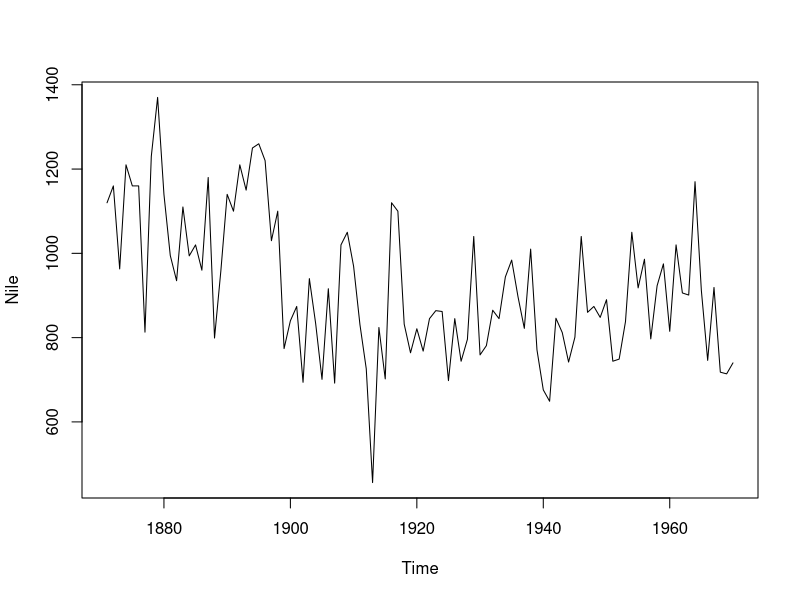
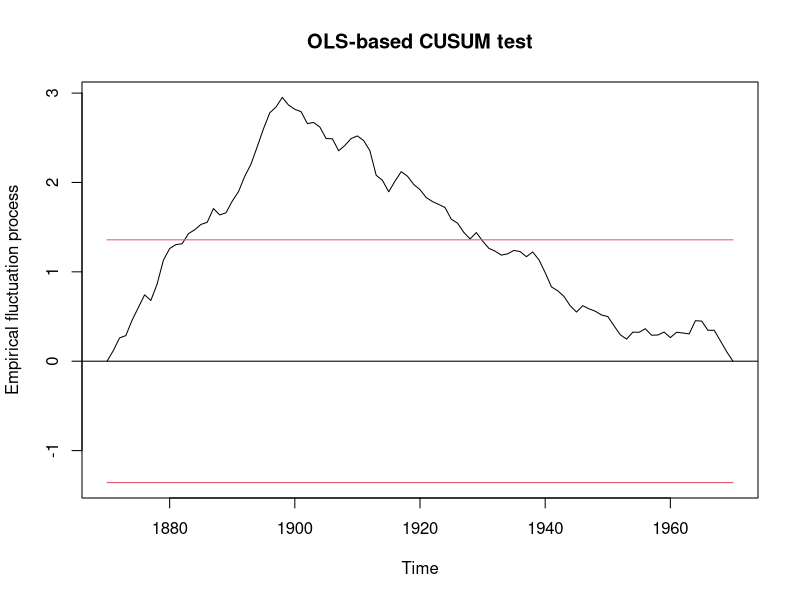
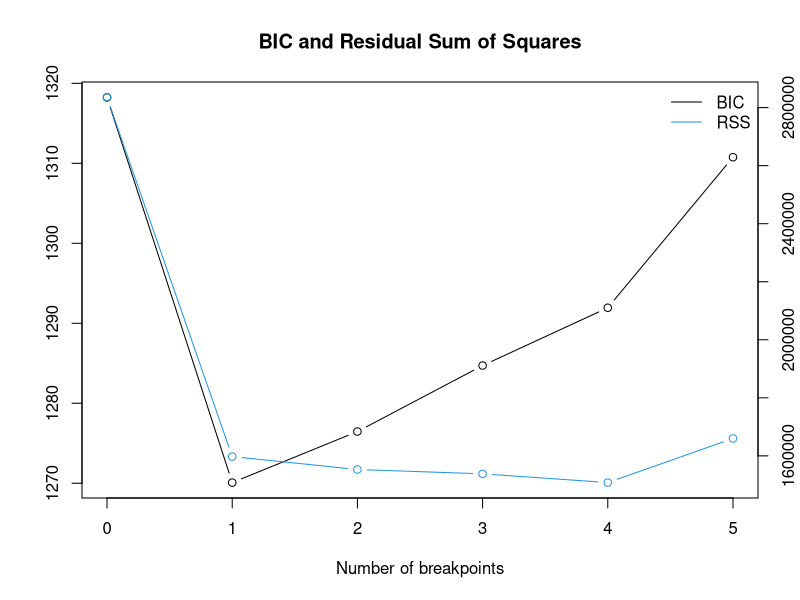
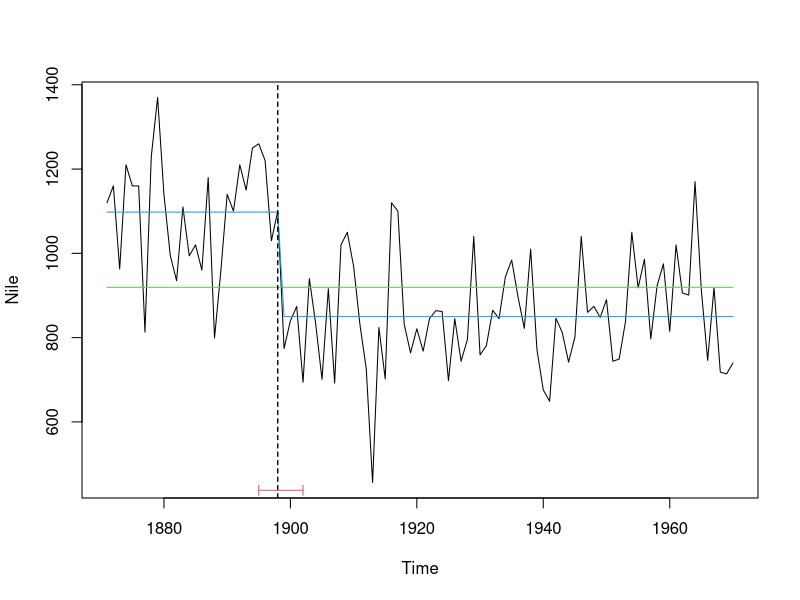
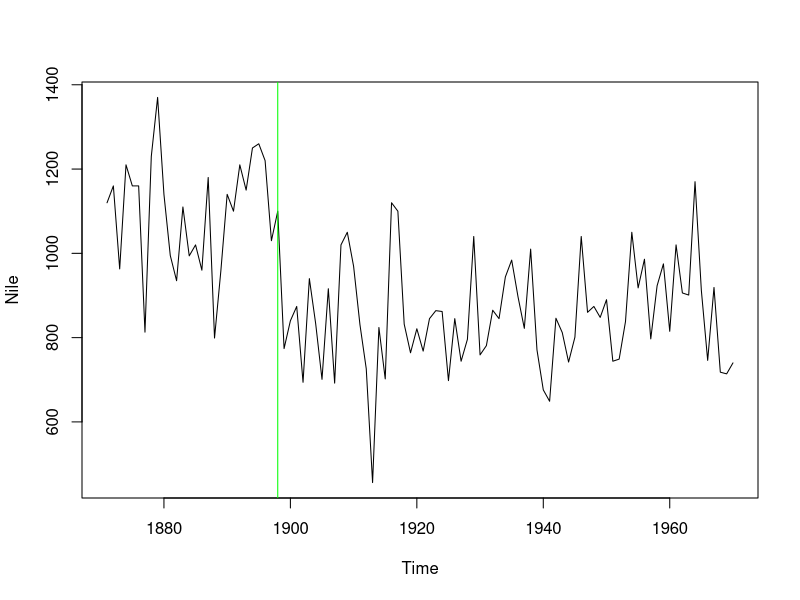
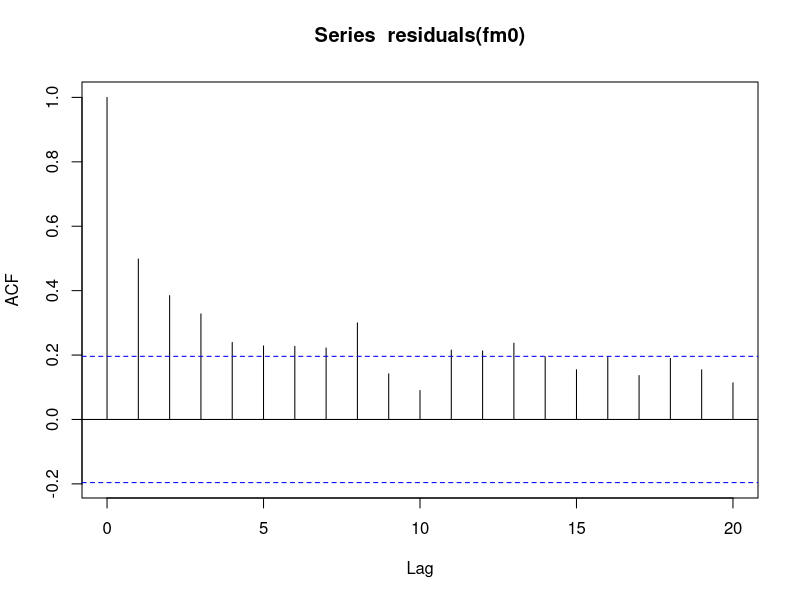
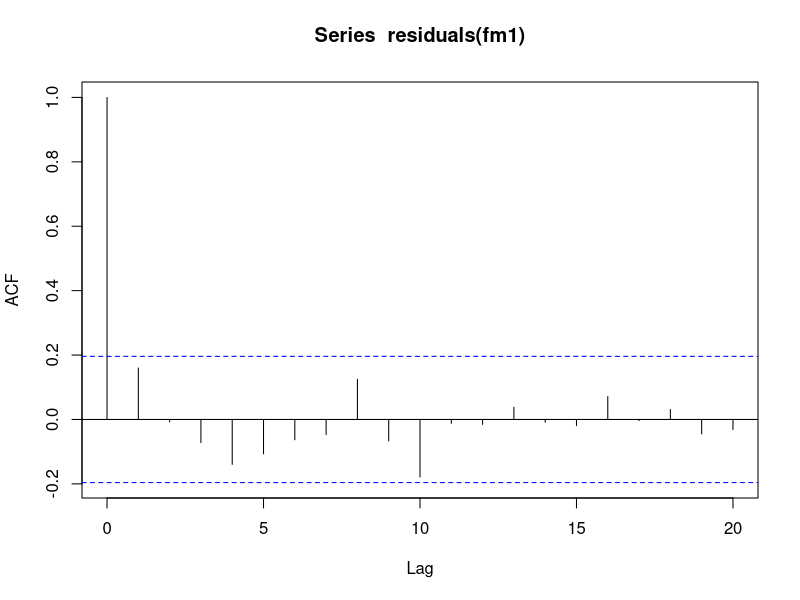
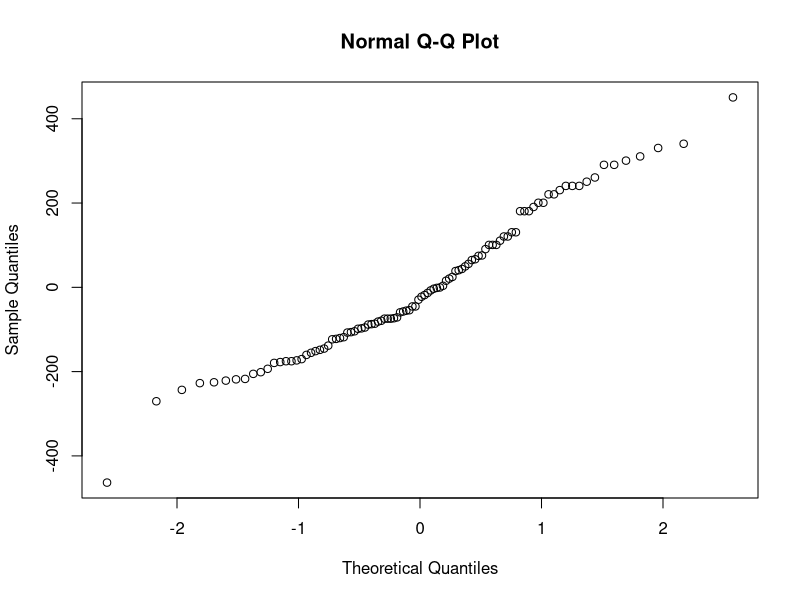

Here is the R script that generated these plots, in order:
## ---- chunk 1
library(strucchange)
data("Nile")
plot(Nile)

## OLS-CUMSUM test for structural breaks in the time series
## are there periods with different discharge?
ocus <- efp(Nile ~ 1, type = "OLS-CUSUM")
plot(ocus)
sctest(ocus)

## identify time of structural break (with respect to mean value)
bp.nile <- breakpoints(Nile ~ 1)
summary(bp.nile)

## the BIC also chooses one breakpoint
plot(bp.nile)

## fit null hypothesis model and model with 1 breakpoint
fm0 <- lm(Nile ~ 1)
fm1 <- lm(Nile ~ breakfactor(bp.nile,  breaks = 1))
plot(Nile)
lines(ts(fitted(fm0),  start = 1871),  col = 3)
lines(ts(fitted(fm1),  start = 1871),  col = 4)
lines(bp.nile)

## confidence interval
ci.nile <- confint(bp.nile)
ci.nile
lines(ci.nile)

## mark breakoint using a simpler (and less fancy) method
plot(Nile)
dat <- data.frame(time = time(Nile), Q = as.vector(Nile))
abline(v=dat$time[bp.nile$breakpoints],  col="green")

## ANOVA test whether the two models are significantly different
anova(fm0, fm1)

## alternative: AIC-based model comparison. 
## The model with lower AIC is better
AIC(fm0,fm1)

## some tests for quality and assumptions of the fitted model
acf(residuals(fm0))
acf(residuals(fm1))
qqnorm(residuals(fm0))
qqnorm(residuals(fm1))
